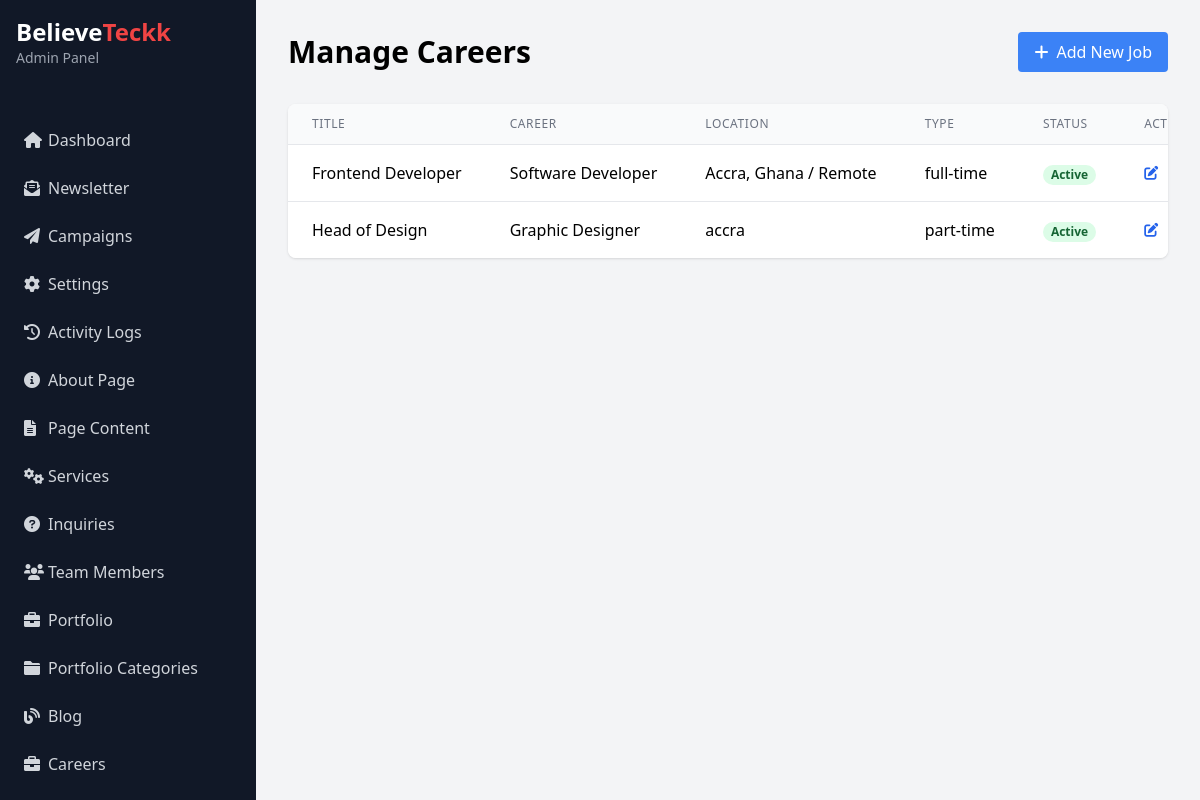
Screenshot of /admin/careers.php (signed in) with the database file from the repository.
### tables this page shows
CREATE TABLE `jobs` (
  `id` int(11) NOT NULL,
  `career_id` int(11) DEFAULT NULL,
  `title` varchar(255) NOT NULL,
  `location` varchar(100) DEFAULT NULL,
  `type` enum('full-time','part-time','contract','internship') NOT NULL,
  `description` text DEFAULT NULL,
  `requirements` text DEFAULT NULL,
  `responsibilities` text DEFAULT NULL,
  `salary_range` varchar(100) DEFAULT NULL,
  `is_active` tinyint(1) DEFAULT 1,
  `created_at` timestamp NOT NULL DEFAULT current_timestamp(),
  `updated_at` timestamp NOT NULL DEFAULT current_timestamp() ON UPDATE current_timestamp()
);

CREATE TABLE `careers` (
  `id` int(11) NOT NULL,
  `title` varchar(255) NOT NULL,
  `slug` varchar(255) NOT NULL,
  `description` text DEFAULT NULL,
  `requirements` text DEFAULT NULL,
  `benefits` text DEFAULT NULL,
  `is_active` tinyint(1) DEFAULT 1,
  `created_at` timestamp NOT NULL DEFAULT current_timestamp(),
  `updated_at` timestamp NOT NULL DEFAULT current_timestamp() ON UPDATE current_timestamp()
);

### classes/Model.php (called while the page is built, shortened)
<?php
abstract class Model {
    public function __construct($db) {
        $this->db = $db;
    }
}
?>

### classes/Job.php (called while the page is built, shortened)
<?php
class Job extends Model {
    protected $table = 'jobs';
    public function getAllJobs() {
        $sql = "SELECT j.*, c.title as career_title
                FROM {$this->table} j
                LEFT JOIN careers c ON j.career_id = c.id
                ORDER BY j.created_at DESC";
        $stmt = $this->db->prepare($sql);
        $stmt->execute();
        return $stmt->fetchAll(PDO::FETCH_ASSOC);
    }
}

### admin/careers.php (the view, shortened to what this page needs)
<?php
require_once __DIR__ .'/../classes/Job.php';
$db = Database::getInstance();
$job = new Job($db);
$jobs = $job->getAllJobs();
?>
<!DOCTYPE html>
<html lang="en">
<head>
    <script src="https://cdn.tailwindcss.com"></script>
    <link rel="stylesheet" href="https://cdnjs.cloudflare.com/ajax/libs/font-awesome/6.0.0/css/all.min.css">
</head>
<body class="bg-gray-100">
    <?php include('../includes/admin_sidebar.php'); ?>
    <div class="ml-64 p-8">
        <div class="flex justify-between items-center mb-8">
            <h1 class="text-3xl font-bold">Manage Careers</h1>
            <button onclick="document.getElementById('addJobModal').classList.remove('hidden')" class="bg-blue-500 text-white px-4 py-2 rounded hover:bg-blue-600">
                <i class="fas fa-plus mr-2"></i>Add New Job
            </button>
        </div>
        <div class="bg-white rounded-lg shadow overflow-hidden">
            <table class="min-w-full divide-y divide-gray-200">
                <thead class="bg-gray-50">
                    <tr>
                        <th class="px-6 py-3 text-left text-xs font-medium text-gray-500 uppercase tracking-wider">Title</th>
                        <th class="px-6 py-3 text-left text-xs font-medium text-gray-500 uppercase tracking-wider">Career</th>
                        <th class="px-6 py-3 text-left text-xs font-medium text-gray-500 uppercase tracking-wider">Location</th>
                        <th class="px-6 py-3 text-left text-xs font-medium text-gray-500 uppercase tracking-wider">Type</th>
                        <th class="px-6 py-3 text-left text-xs font-medium text-gray-500 uppercase tracking-wider">Status</th>
                        <th class="px-6 py-3 text-left text-xs font-medium text-gray-500 uppercase tracking-wider">Actions</th>
                    </tr>
                </thead>
                <tbody class="bg-white divide-y divide-gray-200">
                    <?php foreach ($jobs as $job): ?>
                    <tr>
                        <td class="px-6 py-4 whitespace-nowrap"><?php echo htmlspecialchars($job['title']); ?></td>
                        <td class="px-6 py-4 whitespace-nowrap"><?php echo htmlspecialchars($job['career_title']); ?></td>
                        <td class="px-6 py-4 whitespace-nowrap"><?php echo htmlspecialchars($job['location']); ?></td>
                        <td class="px-6 py-4 whitespace-nowrap"><?php echo htmlspecialchars($job['type']); ?></td>
                        <td class="px-6 py-4 whitespace-nowrap">
                            <span class="px-2 inline-flex text-xs leading-5 font-semibold rounded-full <?php echo $job['is_active'] ? 'bg-green-100 text-green-800' : 'bg-red-100 text-red-800'; ?>">
                                <?php echo $job['is_active'] ? 'Active' : 'Inactive'; ?>
                            </span>
                        </td>
                        <td class="px-6 py-4 whitespace-nowrap text-sm font-medium">
                            <button onclick="editJob(<?php echo htmlspecialchars(json_encode($job)); ?>)" class="text-blue-600 hover:text-blue-900 mr-3">
                                <i class="fas fa-edit"></i>
                            </button>
                        </td>
                    </tr>
                    <?php endforeach; ?>
                </tbody>
            </table>
        </div>
    </div>
</body>
</html>

### rows the page displays
jobs: title "Frontend Developer", career.title "Software Developer", location "Accra, Ghana / Remote", type "full-time", is_active "Active"
jobs: title "Head of Design", career.title "Graphic Designer", location "accra", type "part-time", is_active "Active"
